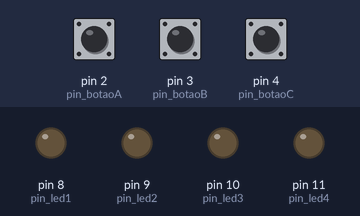
The sketch below on a simulated Arduino Uno, built with avr-gcc and run on an emulated ATmega328P. On the bench: output pins drawn as LEDs (lit = HIGH). The test bench sets the inputs (shaded band); at power-on: pin 2 (pin_botaoA) HIGH, pin 4 (pin_botaoC) LOW, pin 3 (pin_botaoB) HIGH.

Above: at 1.2 s.
1.3 s: pin 2 (pin_botaoA) pulled LOW for 0.15 s
At 2.7 s:
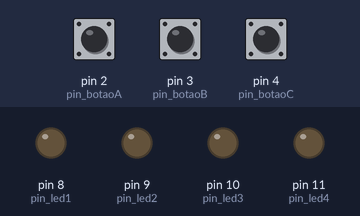
3.0 s: pin 4 (pin_botaoC) pulled HIGH for 0.15 s
At 3.1 s:
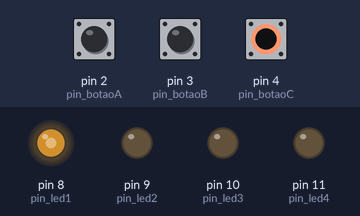
4.7 s: pin 3 (pin_botaoB) pulled LOW for 0.15 s
At 5.5 s:
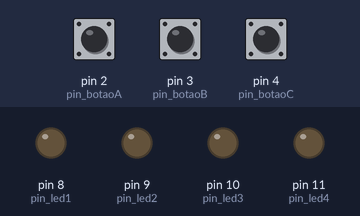
6.4 s: pin 3 (pin_botaoB) pulled LOW for 3.2 s
At 7.7 s:
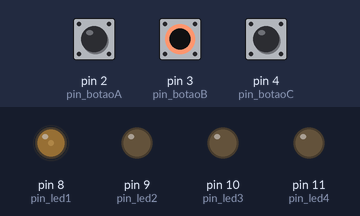
11.1 s: pin 2 (pin_botaoA) pulled LOW for 3.2 s
At 12.4 s:
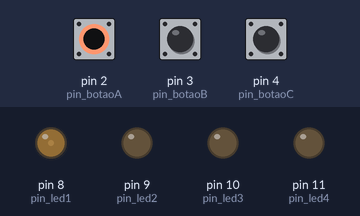
Timing chart, 0 to 15.8 s (numbered marks = the images above; inputs shaded):
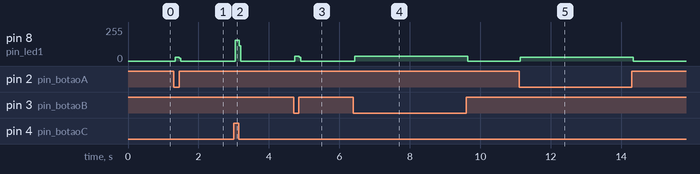

The sketch:

impar-4.ino
```cpp
#define pin_led1 8
#define pin_led2 9
#define pin_led3 10
#define pin_led4 11
#define pin_botaoA 2
#define pin_botaoB 3
#define pin_botaoC 4

void setup() {
  pinMode(pin_led1, OUTPUT);
  pinMode(pin_led2, OUTPUT);
  pinMode(pin_led3, OUTPUT);
  pinMode(pin_led4, OUTPUT);
  pinMode(pin_botaoA, INPUT);
  pinMode(pin_botaoB, INPUT);
  pinMode(pin_botaoC, INPUT);
  Serial.begin(9600);
}

void loop() {
  bool A = digitalRead(pin_botaoA);
  bool B = digitalRead(pin_botaoB);
  bool C = digitalRead(pin_botaoC);

  if ((A==0)&&(B==0)&&(C==1)) {
    digitalWrite(pin_led1, 1);
  } else {
    digitalWrite(pin_led1, 0);
  }


  if ((A==0)&&(B==1)&&(C==0)) {
    digitalWrite(pin_led1, 1);
  } else {
    digitalWrite(pin_led1, 0);
  }


  if ((A==1)&&(B==0)&&(C==0)) {
    digitalWrite(pin_led1, 1);
  } else {
    digitalWrite(pin_led1, 0);
  }


  if ((A==1)&&(B==1)&&(C==1)) {
    digitalWrite(pin_led1, 1);
  } else {
    digitalWrite(pin_led1, 0);
  }
}
```

Measured:
- after the input at 1.3 s, pin 8 (pin_led1): 0/255 → 29/255 at once, → 0/255 0.12 s later
- after the input at 3.0 s, pin 8 (pin_led1): 0/255 → 154/255 at once, → 0/255 0.12 s later
- after the input at 4.7 s, pin 8 (pin_led1): 0/255 → 36/255 at once, → 0/255 0.12 s later
- after the input at 6.4 s, pin 8 (pin_led1): 0/255 → 36/255 at once, → 0/255 3.2 s later
- after the input at 11.1 s, pin 8 (pin_led1): 0/255 → 29/255 at once, → 0/255 3.2 s later
